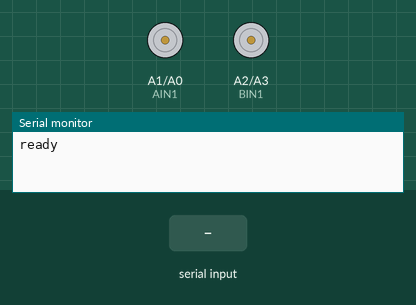
Recording of a sketch running on a simulated Arduino Uno, built with avr-gcc and run on an emulated ATmega328P. Parts: motor-driver pin pairs drawn as motors (green arrow = first pin HIGH = forward, orange = second pin HIGH = backward, longer = more drive, scaled by the enable pin), the last lines printed to the serial monitor. The test bench sets the inputs (shaded band).

Above: at 1.2 s.
1.3 s: "F90\n" received over Serial
At 1.9 s:
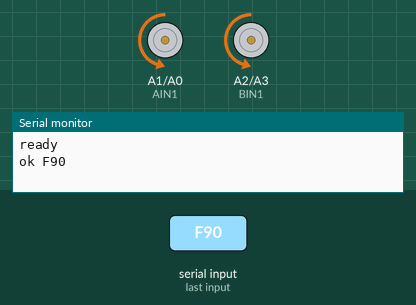
4.3 s: "B90\n" received over the second serial link
At 5.3 s:
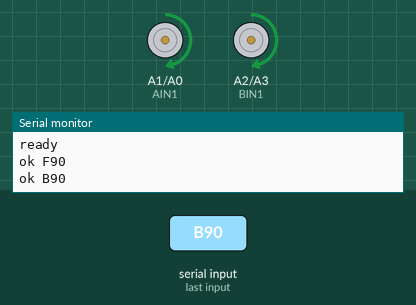
7.3 s: "F90\n" received over the second serial link
At 7.6 s:
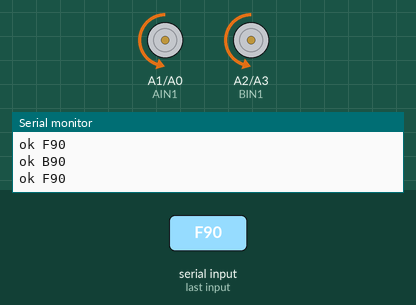
11.8 s: "B90\n" received over Serial
At 12.3 s:
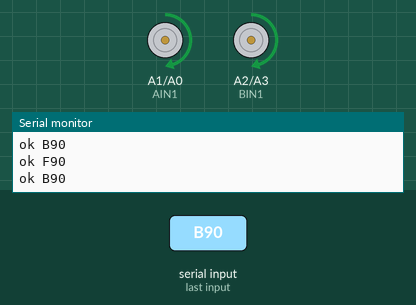
Timing chart, 0 to 15.3 s (numbered marks = the images above; inputs shaded):
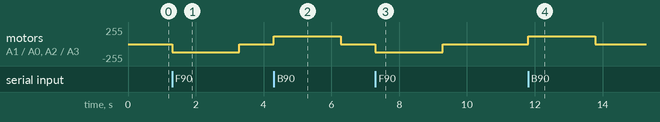

Measured:
- after the input at 1.3 s, motor on A1 (AIN1) / A0 (AIN2), motor on A2 (BIN1) / A3 (BIN2): stopped → backward 120/255 at once, → stopped 2.0 s later
- after the input at 4.3 s, motor on A1 (AIN1) / A0 (AIN2), motor on A2 (BIN1) / A3 (BIN2): stopped → forward 120/255 at once, → stopped 2.0 s later
- after the input at 7.3 s, motor on A1 (AIN1) / A0 (AIN2), motor on A2 (BIN1) / A3 (BIN2): stopped → backward 120/255 at once, → stopped 2.0 s later
- after the input at 11.8 s, motor on A1 (AIN1) / A0 (AIN2), motor on A2 (BIN1) / A3 (BIN2): stopped → forward 120/255 at once, → stopped 2.0 s later

The sketch:

alphabot2_ble.ino
```cpp
// AlphaBot2 + BLE UART -> nhận lệnh từ Xiaozhi Device Console trong trình duyệt.
//
// Giao thức: mỗi lệnh là một dòng ASCII kết thúc bằng '\n'.
//   F<cm>   đi tới       vd F50
//   B<cm>   lùi          vd B30
//   L<deg>  quay trái    vd L90
//   R<deg>  quay phải    vd R180
//   S       dừng ngay
//   P       ping, trả "OK"
// Trả về: "ok F50", "err <lý do>". Console hiện nguyên văn.
//
// ĐỌC TRƯỚC KHI NẠP
//   1. Chân motor bên dưới lấy theo demo AlphaBot2-Ar của Waveshare. HÃY ĐỐI CHIẾU
//      với schematic bo của bạn trước khi cấp nguồn động cơ.
//   2. BT_RX/BT_TX đang để D10/D11. Hãy xác nhận hai chân này còn trống trên bo
//      của bạn, AlphaBot2 đã dùng nhiều chân cho cảm biến.
//   3. AlphaBot2 bản cơ bản KHÔNG có encoder, nên cm và độ được quy ra thời gian
//      chạy. Phải hiệu chỉnh MS_PER_CM và MS_PER_DEGREE thì số mới đúng thực tế.
//      Xem phần hiệu chỉnh trong docs/alphabot2_bridge.md.

#include <SoftwareSerial.h>

// --- chân motor (TB6612FNG trên AlphaBot2-Ar) -------------------------------
const uint8_t PWMA = 6;   // tốc độ motor trái
const uint8_t AIN1 = A1;
const uint8_t AIN2 = A0;
const uint8_t BIN1 = A2;
const uint8_t BIN2 = A3;
const uint8_t PWMB = 5;   // tốc độ motor phải

// --- module BLE (HM-10 / AT-09 / JDY-08) ------------------------------------
const uint8_t BT_RX = 10;  // nối tới TX của module
const uint8_t BT_TX = 11;  // nối tới RX của module
SoftwareSerial bt(BT_RX, BT_TX);

// Đo thực tế trên AlphaBot2: motor phải đấu ngược cực so với motor trái, nên
// cùng một giá trị dương lại làm hai bánh quay ngược chiều nhau. Đảo ở đây thay
// vì đảo dây, và để ai có bo đấu khác chỉ cần sửa hai dòng này.
const bool INVERT_LEFT  = false;
const bool INVERT_RIGHT = true;

// --- hiệu chỉnh: đo rồi sửa hai số này --------------------------------------
const float MS_PER_CM = 22.0;      // thời gian chạy thẳng 1 cm, ở SPEED bên dưới
const float MS_PER_DEGREE = 4.6;   // thời gian quay tại chỗ 1 độ
const uint8_t SPEED = 120;         // 0..255, phải giống lúc hiệu chỉnh

// Robot không được chạy mãi nếu console mất kết nối giữa chừng.
const unsigned long MAX_RUN_MS = 4000;

// Một câu như "rẽ phải rồi đi thẳng hai mươi phân" làm model gọi hai tool, và
// console đẩy hai dòng lệnh xuống cách nhau vài mili giây. Không xếp hàng thì
// lệnh sau ghi đè mốc dừng của lệnh trước, nên động tác đầu gần như không chạy.
const uint8_t QUEUE_MAX = 6;
const unsigned long SETTLE_MS = 150;   // đứng yên giữa hai động tác cho đỡ trôi

struct Move { char verb; long value; };
Move queued[QUEUE_MAX];
uint8_t queueLen = 0;

unsigned long stopAt = 0;          // 0 nghĩa là đang đứng yên
unsigned long resumeAt = 0;        // chưa tới mốc này thì chưa lấy lệnh kế

void handle(const char* command);
void report();
bool enqueue(char verb, long value);
void startNext();

// Đọc từng dòng, mỗi cổng một bộ đệm riêng để hai nguồn không trộn vào nhau.
struct LineReader {
  char buf[24];
  uint8_t len = 0;

  void pump(Stream& port, unsigned long& counter) {
    while (port.available()) {
      char c = port.read();
      if (c == '\r') continue;
      if (c == '\n') { buf[len] = '\0'; counter++; handle(buf); len = 0; continue; }
      if (len < sizeof(buf) - 1) buf[len++] = c;
    }
  }
};

LineReader fromBle;
LineReader fromUsb;

unsigned long bleLines = 0;        // đếm dòng nhận từ BLE, để phát hiện nhiễu
unsigned long usbLines = 0;

void setup() {
  // Mảng tường minh: avr-libstdc++ không có <initializer_list> cho range-for.
  const uint8_t pins[] = {PWMA, AIN1, AIN2, BIN1, BIN2, PWMB};
  for (uint8_t i = 0; i < sizeof(pins); i++) pinMode(pins[i], OUTPUT);
  halt();
  // Chưa cắm module BLE thì chân RX thả nổi, SoftwareSerial sẽ đọc ra nhiễu và
  // có thể dựng thành một "lệnh" giả làm robot chạy tiếp. Pull-up giữ mức idle.
  pinMode(BT_RX, INPUT_PULLUP);
  Serial.begin(115200);            // debug, và nhận lệnh khi bench test
  bt.begin(9600);                  // HM-10 mặc định 9600
  reply("ready");
}

void loop() {
  // Dừng đúng hạn trước, để lệnh S luôn cắt được chuyển động đang chạy.
  if (stopAt && millis() >= stopAt) {
    drive(0, 0);
    stopAt = 0;
    resumeAt = millis() + SETTLE_MS;
  }
  if (!stopAt && queueLen && millis() >= resumeAt) startNext();

  fromBle.pump(bt, bleLines);
  // Nhận cùng bộ lệnh qua USB, để thử được khi chưa gắn module BLE.
  fromUsb.pump(Serial, usbLines);
}

void handle(const char* command) {
  if (!command[0]) return;
  const char verb = command[0];

  if (verb == 'S') { halt(); reply("ok S"); return; }   // halt xoá cả hàng đợi
  if (verb == 'P') { reply("OK"); return; }
  if (verb == 'T') { report(); return; }

  // Kiểm tra lệnh trước tham số: atol("") cũng bằng 0, nên nếu đảo thứ tự thì
  // một lệnh lạ sẽ bị báo nhầm thành thiếu tham số.
  if (verb != 'F' && verb != 'B' && verb != 'L' && verb != 'R') {
    reply("err unknown command");
    return;
  }

  const long value = atol(command + 1);
  if (value <= 0) { reply("err missing value"); return; }

  if (!enqueue(verb, value)) { reply("err queue full"); return; }

  char ack[32];
  // Chạy ngay thì "ok", còn xếp hàng thì nói rõ đang đứng thứ mấy: người đọc
  // luồng message phân biệt được lệnh đã thực thi và lệnh còn chờ.
  if (!stopAt && millis() >= resumeAt) {
    startNext();
    snprintf(ack, sizeof(ack), "ok %s", command);
  } else {
    snprintf(ack, sizeof(ack), "queued %s (%u)", command, queueLen);
  }
  reply(ack);
}

bool enqueue(char verb, long value) {
  if (queueLen >= QUEUE_MAX) return false;
  queued[queueLen].verb = verb;
  queued[queueLen].value = value;
  queueLen++;
  return true;
}

// Lấy lệnh đầu hàng ra chạy. Hàng ngắn nên dồn mảng cho đơn giản.
void startNext() {
  if (!queueLen) return;
  const char verb = queued[0].verb;
  const long value = queued[0].value;
  for (uint8_t i = 1; i < queueLen; i++) queued[i - 1] = queued[i];
  queueLen--;

  unsigned long duration;
  switch (verb) {
    case 'F': duration = value * MS_PER_CM;     drive(SPEED, SPEED);   break;
    case 'B': duration = value * MS_PER_CM;     drive(-SPEED, -SPEED); break;
    case 'L': duration = value * MS_PER_DEGREE; drive(-SPEED, SPEED);  break;
    default:  duration = value * MS_PER_DEGREE; drive(SPEED, -SPEED);  break;
  }
  if (duration > MAX_RUN_MS) duration = MAX_RUN_MS;
  stopAt = millis() + duration;
}

// left và right: âm là lùi, dương là tiến, |giá trị| là PWM.
void drive(int left, int right) {
  if (INVERT_LEFT) left = -left;
  if (INVERT_RIGHT) right = -right;
  digitalWrite(AIN1, left < 0);
  digitalWrite(AIN2, left > 0);
  digitalWrite(BIN1, right > 0);
  digitalWrite(BIN2, right < 0);
  analogWrite(PWMA, abs(left));
  analogWrite(PWMB, abs(right));
}

// Dừng nghĩa là dừng hẳn: bỏ luôn những động tác còn đang chờ, nếu không thì
// robot sẽ tự chạy tiếp ngay sau khi người dùng bảo nó dừng.
void halt() {
  drive(0, 0);
  stopAt = 0;
  resumeAt = 0;
  queueLen = 0;
}

// Trạng thái để đo từ máy tính, không cần nhìn robot.
void report() {
  const unsigned long now = millis();
  const long left = stopAt ? (long)(stopAt - now) : 0;
  char text[72];
  snprintf(text, sizeof(text), "t=%lu stop=%lu left=%ld queue=%u ble=%lu usb=%lu",
           now, stopAt, left, queueLen, bleLines, usbLines);
  reply(text);
}

void reply(const char* text) {
  bt.println(text);
  Serial.println(text);
}
```
